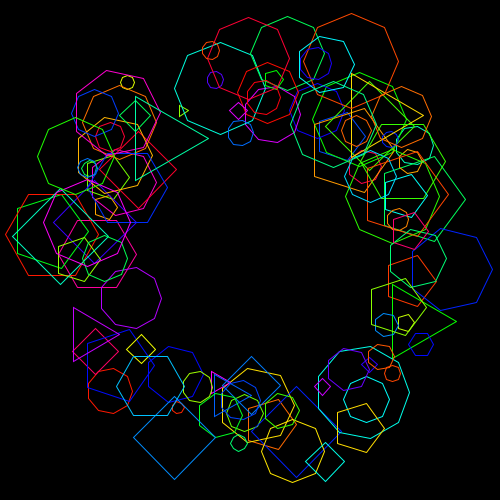
Frame 1 (no input)
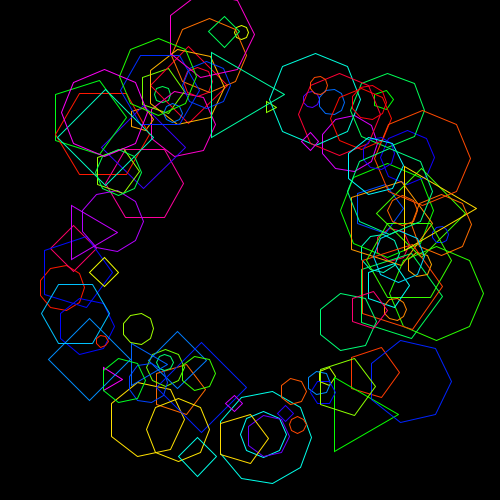
Frame 60 (the mouse pressed at the canvas centre just before this capture)
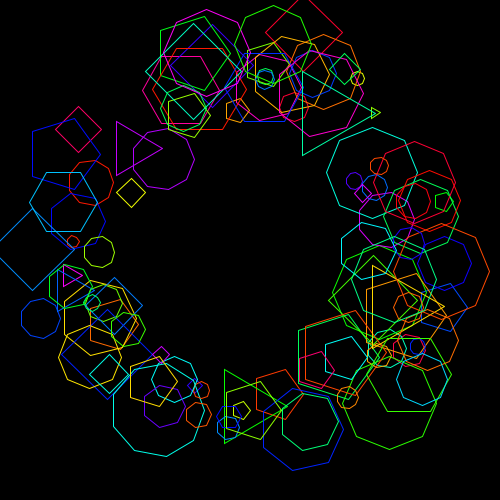
Frame 120 (the mouse held since frame 60 and released just before this capture)

The Processing sketch that drew these frames (run headless with seeded random() and noise(); from frame 60 on, the mouse is pressed at the canvas centre):

// Processing sketch: circle_polygon
// ── circle_polygon.pde
int n=100;
Polygon pol11[]=new Polygon[n];
class PIC11 {
  void move() {
    colorMode(HSB, 360, 100, 100);
    noFill();
    for (int i=0; i<n; i++) {
      pol11[i].move();
    }
  }
};

class Polygon {  //p角形を書きます
  float p, size1=50, size2=100;
  float c;
  float x, y;
  float seed=random(0,10000);
  Polygon(float ep, float esize1, float ec) {
    p=ep; 
    size1=esize1;
    c=ec;
  }

  void move() {
    pushMatrix();

    size2=map(noise(frameCount/100.0+seed), 0, 1, 100, width/2);
    x=size2*cos(frameCount/100.0+seed);
    y=size2*sin(frameCount/100.0+seed);
    translate(x, y);
    stroke(c, 100, 100);
    beginShape();
    for (float i=0; i<p+1; i++)vertex(size1*cos(radians(360/p*i)), size1*sin(radians(360/p*i)));
    endShape();
    
    popMatrix();
  }
}
PIC11 p12=new PIC11();

void setup(){
 size(500,500); 
 for(int i=0;i<n;i++){
  pol11[i]=new Polygon(int(random(3,10)),random(5,50),random(0,360)); 
 }
}

void draw(){
  background(0);
  translate(width/2,height/2);
  p12.move();
}
